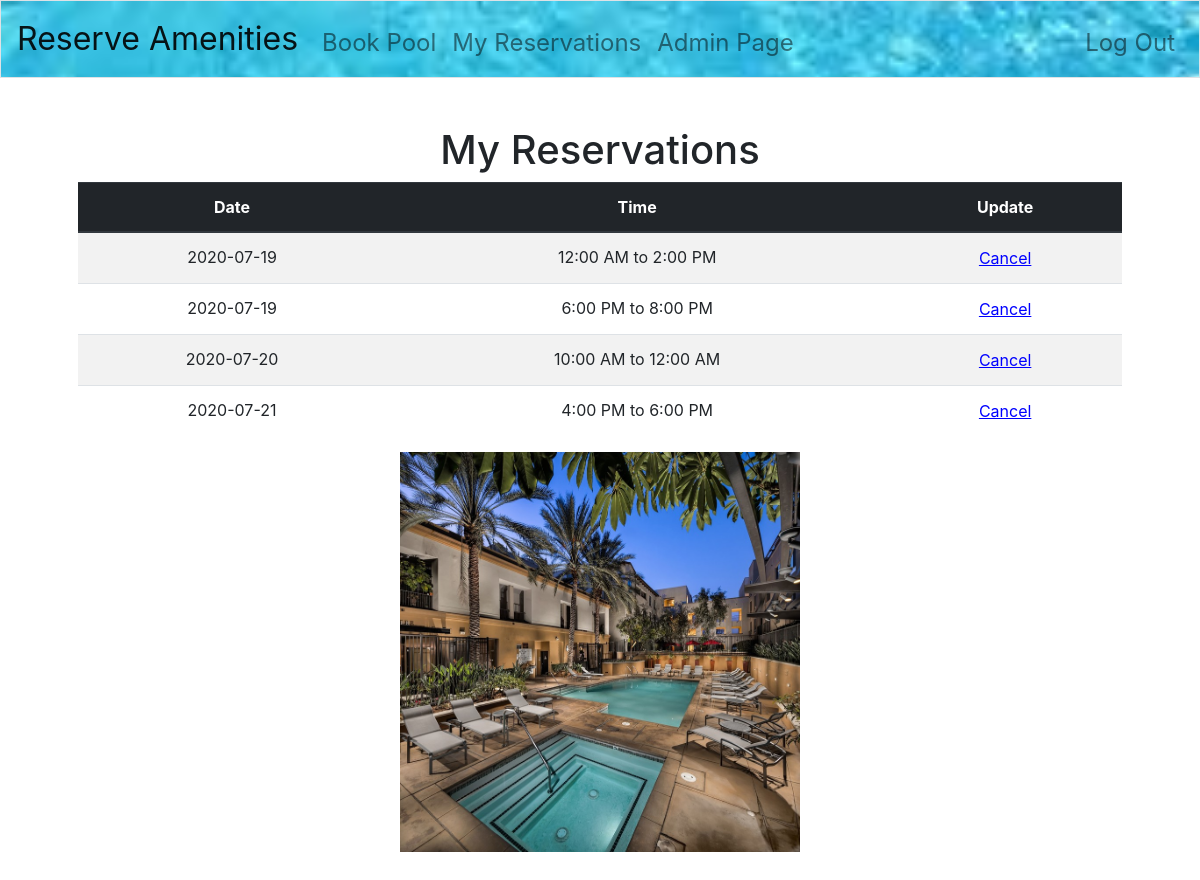
The app's page /reservation (signed in) with its own data.
### tables this page shows
CREATE TABLE 'slots' ('slot_id' INTEGER PRIMARY KEY AUTOINCREMENT NOT NULL,'user_id' INT, 'date' TEXT NOT NULL, 'time' TEXT NOT NULL);

### application.py (the view)
@app.route("/reservation")
def reservation():
    id = session["user_id"]
    user_type = db.execute("SELECT type FROM users WHERE id = :id", id=id)
    if user_type[0]["type"] == "resident":
        bookings = db.execute("SELECT * FROM slots WHERE user_id = :id", id=id)
        if not bookings:
            flash("You do not have any appointments!")
        return render_template("reservation.html", bookings=bookings)
    else:
        return apology("Must be a resident", 403)

### application.py (called while the page is built)
@app.after_request
def after_request(response):
    response.headers["Cache-Control"] = "no-cache, no-store, must-revalidate"
    response.headers["Expires"] = 0
    response.headers["Pragma"] = "no-cache"
    return response

### templates/reservation.html (shortened to what this page needs)
{% extends "layout.html" %}
{% block main %}
<h1>My Reservations</h1>
<table style="width:100%" class="table table-striped">
    <form method="post" action="cancel" class="inline">
    <thead class="thead-dark">
        <tr>
            <th scope="col">Date</th>
            <th scope="col">Time</th>
            <th scope="col">Update</th>
        </tr>
    </thead>
    {% for booking in bookings %}
    <tr>
        <td name="date">{{ booking["date"] }}</td>
        <td name="time">{{ booking["time"]}}</td>
        <td><button type="submit" name="cancel" value = "cancel" class="link-button">Cancel</button></td>
    </tr>
    {% endfor %}
    </form>
</table>
<img  src="/static/images/trio-pool.jpg" width="400" height="400" alt="Pool"></img>
{% endblock %}

### static/styles.css (style rules this page uses)
main img { max-width: 100%; }
.inline { display: inline; }
.link-button { background: none; border: none; color: blue; text-decoration: underline; cursor: pointer; }

### records on screen
slots: date "2020-07-19", time "12:00 AM to 2:00 PM"
slots: date "2020-07-19", time "6:00 PM to 8:00 PM"
slots: date "2020-07-20", time "10:00 AM to 12:00 AM"
slots: date "2020-07-21", time "4:00 PM to 6:00 PM"
